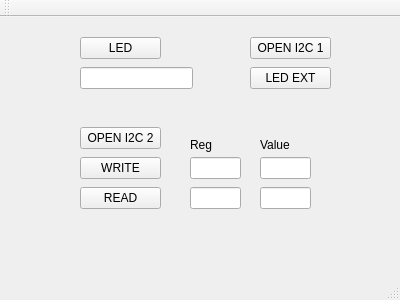
<?xml version="1.0" encoding="UTF-8"?>
<ui version="4.0">
 <class>MainWindow</class>
 <widget class="QMainWindow" name="MainWindow">
  <property name="geometry">
   <rect>
    <x>0</x>
    <y>0</y>
    <width>400</width>
    <height>300</height>
   </rect>
  </property>
  <property name="windowTitle">
   <string>MainWindow</string>
  </property>
  <widget class="QWidget" name="centralWidget">
   <widget class="QPushButton" name="pushButton">
    <property name="geometry">
     <rect>
      <x>80</x>
      <y>20</y>
      <width>81</width>
      <height>22</height>
     </rect>
    </property>
    <property name="text">
     <string>LED</string>
    </property>
   </widget>
   <widget class="QLineEdit" name="lineEdit1">
    <property name="geometry">
     <rect>
      <x>80</x>
      <y>50</y>
      <width>113</width>
      <height>22</height>
     </rect>
    </property>
   </widget>
   <widget class="QPushButton" name="pushButton_2">
    <property name="geometry">
     <rect>
      <x>250</x>
      <y>20</y>
      <width>81</width>
      <height>22</height>
     </rect>
    </property>
    <property name="text">
     <string>OPEN I2C 1</string>
    </property>
   </widget>
   <widget class="QPushButton" name="pushButton_3">
    <property name="geometry">
     <rect>
      <x>250</x>
      <y>50</y>
      <width>81</width>
      <height>22</height>
     </rect>
    </property>
    <property name="text">
     <string>LED EXT</string>
    </property>
   </widget>
   <widget class="QPushButton" name="pushButton_open_i2c2">
    <property name="geometry">
     <rect>
      <x>80</x>
      <y>110</y>
      <width>81</width>
      <height>22</height>
     </rect>
    </property>
    <property name="text">
     <string>OPEN I2C 2</string>
    </property>
   </widget>
   <widget class="QPushButton" name="pushButton_write_i2c2">
    <property name="geometry">
     <rect>
      <x>80</x>
      <y>140</y>
      <width>81</width>
      <height>22</height>
     </rect>
    </property>
    <property name="text">
     <string>WRITE</string>
    </property>
   </widget>
   <widget class="QPushButton" name="pushButton_read_i2c2">
    <property name="geometry">
     <rect>
      <x>80</x>
      <y>170</y>
      <width>81</width>
      <height>22</height>
     </rect>
    </property>
    <property name="text">
     <string>READ</string>
    </property>
   </widget>
   <widget class="QLineEdit" name="lineEditReg">
    <property name="geometry">
     <rect>
      <x>190</x>
      <y>140</y>
      <width>51</width>
      <height>22</height>
     </rect>
    </property>
   </widget>
   <widget class="QLineEdit" name="lineEditVal">
    <property name="geometry">
     <rect>
      <x>260</x>
      <y>140</y>
      <width>51</width>
      <height>22</height>
     </rect>
    </property>
   </widget>
   <widget class="QLabel" name="label">
    <property name="geometry">
     <rect>
      <x>190</x>
      <y>120</y>
      <width>31</width>
      <height>16</height>
     </rect>
    </property>
    <property name="text">
     <string>Reg</string>
    </property>
   </widget>
   <widget class="QLabel" name="label_2">
    <property name="geometry">
     <rect>
      <x>260</x>
      <y>120</y>
      <width>41</width>
      <height>16</height>
     </rect>
    </property>
    <property name="text">
     <string>Value</string>
    </property>
   </widget>
   <widget class="QLineEdit" name="lineEditReg2">
    <property name="geometry">
     <rect>
      <x>190</x>
      <y>170</y>
      <width>51</width>
      <height>22</height>
     </rect>
    </property>
   </widget>
   <widget class="QLineEdit" name="lineEditVal2">
    <property name="geometry">
     <rect>
      <x>260</x>
      <y>170</y>
      <width>51</width>
      <height>22</height>
     </rect>
    </property>
   </widget>
  </widget>
  <widget class="QMenuBar" name="menuBar">
   <property name="geometry">
    <rect>
     <x>0</x>
     <y>0</y>
     <width>400</width>
     <height>19</height>
    </rect>
   </property>
  </widget>
  <widget class="QToolBar" name="mainToolBar">
   <attribute name="toolBarArea">
    <enum>TopToolBarArea</enum>
   </attribute>
   <attribute name="toolBarBreak">
    <bool>false</bool>
   </attribute>
  </widget>
  <widget class="QStatusBar" name="statusBar"/>
 </widget>
 <layoutdefault spacing="6" margin="11"/>
 <resources/>
 <connections/>
</ui>
